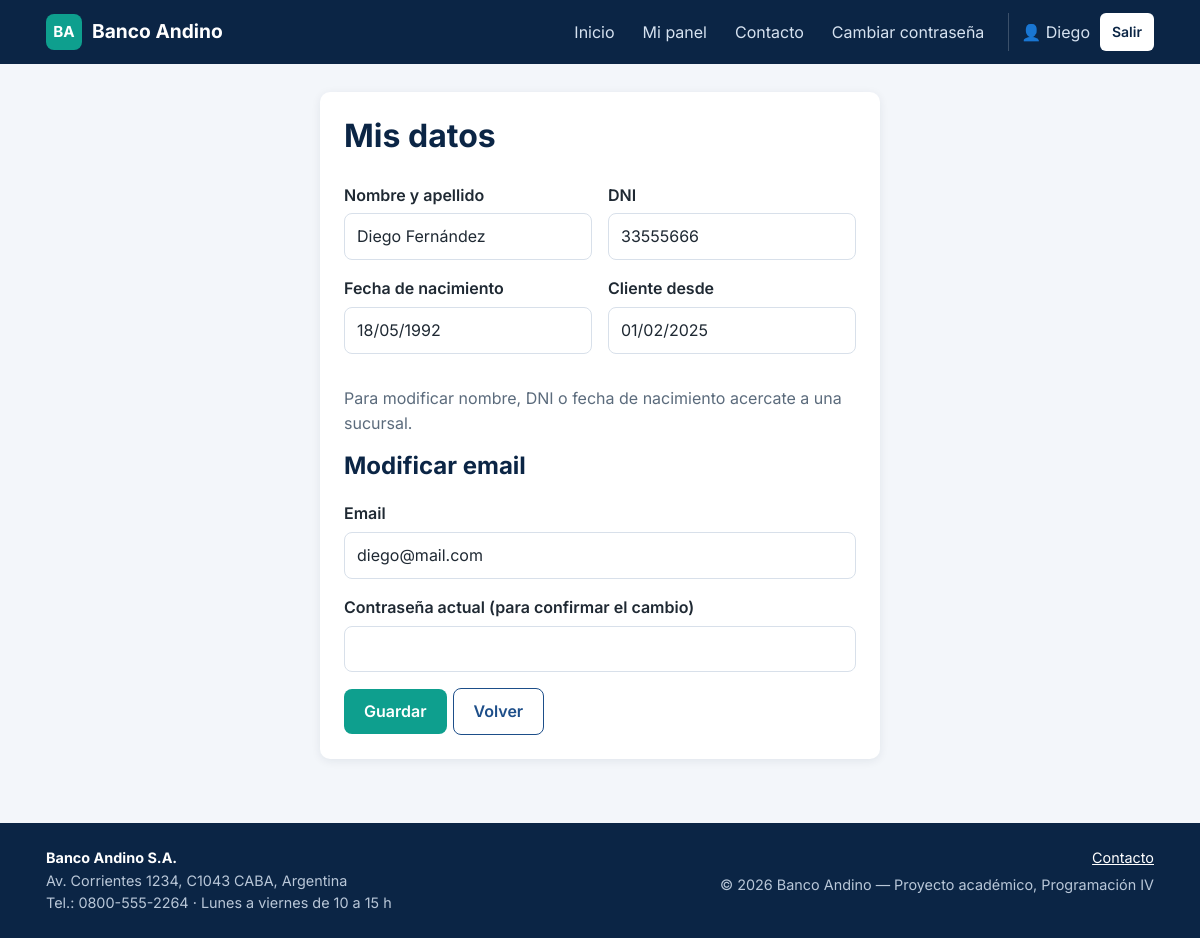
Screenshot of /cliente/mis_datos.php (signed in) with the database file from the repository.
### tables this page shows
CREATE TABLE usuarios (
    id_usuario INT AUTO_INCREMENT PRIMARY KEY,
    nombre VARCHAR(50) NOT NULL,
    apellido VARCHAR(50) NOT NULL,
    dni VARCHAR(8) NOT NULL UNIQUE,
    fecha_nacimiento DATE NOT NULL,
    email VARCHAR(100) NOT NULL UNIQUE,
    password VARCHAR(255) NOT NULL,             
    debe_cambiar_password TINYINT(1) NOT NULL DEFAULT 0,
    activo TINYINT(1) NOT NULL DEFAULT 1,
    fecha_registro DATETIME NOT NULL DEFAULT CURRENT_TIMESTAMP,
    id_rol INT NOT NULL,
    CONSTRAINT fk_usuarios_roles FOREIGN KEY (id_rol) REFERENCES roles(id_rol)
);

### includes/funciones.php (called while the page is built, shortened)
<?php
function e($texto)
{
    return htmlspecialchars((string) $texto, ENT_QUOTES, "UTF-8");
}
function formatoFecha($fecha, $conHora = true)
{
    return date($conHora ? "d/m/Y H:i" : "d/m/Y", strtotime($fecha));
}
$FORM_ANTERIOR = isset($_SESSION["form_anterior"]) ? $_SESSION["form_anterior"] : [];
function valorAnterior($nombre, $porDefecto = "")
{
    global $FORM_ANTERIOR;
    return isset($FORM_ANTERIOR[$nombre]) ? $FORM_ANTERIOR[$nombre] : $porDefecto;
}
function consultar($conexion, $sql, $tipos = "", $parametros = [])
{
    $stmt = mysqli_prepare($conexion, $sql);
    if ($tipos !== "") {
        mysqli_stmt_bind_param($stmt, $tipos, ...$parametros);
    }
    mysqli_stmt_execute($stmt);
    $resultado = mysqli_stmt_get_result($stmt);
    $filas = mysqli_fetch_all($resultado, MYSQLI_ASSOC);
    return $filas;
}
function consultarUno($conexion, $sql, $tipos = "", $parametros = [])
{
    $filas = consultar($conexion, $sql, $tipos, $parametros);
    return count($filas) > 0 ? $filas[0] : null;
}

### cliente/mis_datos.php (the view, shortened to what this page needs)
<?php
require_once(__DIR__ . "/../includes/conexion.php");
$usuario = consultarUno(
    $conexion,
    "SELECT nombre, apellido, dni, fecha_nacimiento, email, fecha_registro FROM usuarios WHERE id_usuario = ?",
    "i",
    [$_SESSION["id_usuario"]]
);
require_once(__DIR__ . "/../includes/header.php");
?>
<section class="tarjeta formulario formulario-centrado">
    <h1>Mis datos</h1>
    <div class="fila-campos">
        <div class="campo">
            <label for="nombre_completo">Nombre y apellido</label>
            <input type="text" id="nombre_completo" value="<?php echo e($usuario["nombre"] . " " . $usuario["apellido"]); ?>" disabled>
        </div>
        <div class="campo">
            <label for="dni">DNI</label>
            <input type="text" id="dni" value="<?php echo e($usuario["dni"]); ?>" disabled>
        </div>
    </div>
    <div class="fila-campos">
        <div class="campo">
            <label for="fecha_nacimiento">Fecha de nacimiento</label>
            <input type="text" id="fecha_nacimiento" value="<?php echo e(formatoFecha($usuario["fecha_nacimiento"], false)); ?>" disabled>
        </div>
        <div class="campo">
            <label for="fecha_registro">Cliente desde</label>
            <input type="text" id="fecha_registro" value="<?php echo e(formatoFecha($usuario["fecha_registro"], false)); ?>" disabled>
        </div>
    </div>
    <p class="texto-suave">Para modificar nombre, DNI o fecha de nacimiento acercate a una sucursal.</p>
    <h2>Modificar email</h2>
    <form action="../procesos/procesar_mis_datos.php" method="POST" novalidate>
        <div class="campo">
            <label for="email">Email</label>
            <input type="email" id="email" name="email" maxlength="100" required value="<?php echo e(valorAnterior("email", $usuario["email"])); ?>">
        </div>
        <div class="campo">
            <label for="password_actual">Contraseña actual (para confirmar el cambio)</label>
            <input type="password" id="password_actual" name="password_actual" required autocomplete="current-password">
        </div>
        <div class="acciones">
            <button type="submit" class="boton">Guardar</button>
            <a href="panel.php" class="boton boton-secundario">Volver</a>
        </div>
    </form>
</section>
<?php require_once(__DIR__ . "/../includes/footer.php"); ?>

### css/estilos.css (style rules this page uses)
:root { --azul-oscuro: #0b2545; --azul: #13315c; --azul-medio: #1d4e89; --turquesa: #0e9f8e; --turquesa-oscuro: #0a7c6f; --fondo: #f3f6fa; --blanco: #ffffff; --superficie: #ffffff; --texto: #1f2933; --texto-suave: #5b6b7c; --borde: #d8e0ea; --exito-fondo: #e3f6ee; --exito-texto: #146c43; --error-fondo: #fdecec; --error-texto: #a61b1b; --info-fondo: #e8f1fd; --info-texto: #1d4e89; --radio: 10px; --sombra: 0 2px 10px rgba(11, 37, 69, 0.08); --fila-hover: #f7f9fc; --fila-destacada: #fffbea; --gris-fondo: #eceff3; --titulos: #0b2545; color-scheme: light dark; }
*, *::before, *::after { box-sizing: border-box; }
body { margin: 0; font-family: "Inter", "Segoe UI", Arial, sans-serif; font-size: 16px; line-height: 1.55; color: var(--texto); background: var(--fondo); display: flex; flex-direction: column; min-height: 100vh; }
h1, h2, h3 { color: var(--titulos); line-height: 1.25; margin-top: 0; }
h1 { font-size: 2rem; }
h2 { font-size: 1.5rem; }
a { color: var(--azul-medio); }
.texto-suave { color: var(--texto-suave); }
.boton { display: inline-block; padding: 10px 20px; border: 0; border-radius: 8px; background: var(--turquesa); color: var(--blanco); font: inherit; font-weight: 600; text-decoration: none; cursor: pointer; transition: background 0.15s; }
.boton-secundario { background: var(--superficie); color: var(--azul-medio); border: 1px solid var(--azul-medio); }
.acciones { display: flex; flex-wrap: wrap; gap: 6px; align-items: center; }
.tarjeta { background: var(--superficie); border-radius: var(--radio); box-shadow: var(--sombra); padding: 24px; margin-bottom: 24px; }
.formulario { max-width: 560px; }
.formulario-centrado { margin-left: auto; margin-right: auto; }
.campo { margin-bottom: 16px; }
.campo label { display: block; font-weight: 600; margin-bottom: 6px; }
.campo input, .campo select, .campo textarea { width: 100%; padding: 10px 12px; border: 1px solid var(--borde); border-radius: 8px; font: inherit; background: var(--superficie); color: var(--texto); }
.fila-campos { display: grid; grid-template-columns: 1fr 1fr; gap: 16px; }

### rows the page displays
usuarios: nombre+apellido "Diego Fernández", dni "33555666", fecha_nacimiento "18/05/1992", fecha_registro "01/02/2025", email "diego@mail.com"

### other values shown
$_SESSION["nombre"] "Diego"
